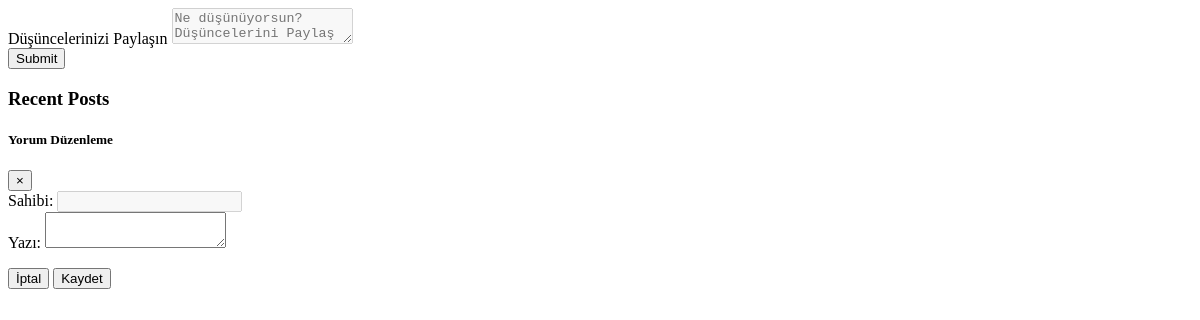
The app's page /comments/, older data.
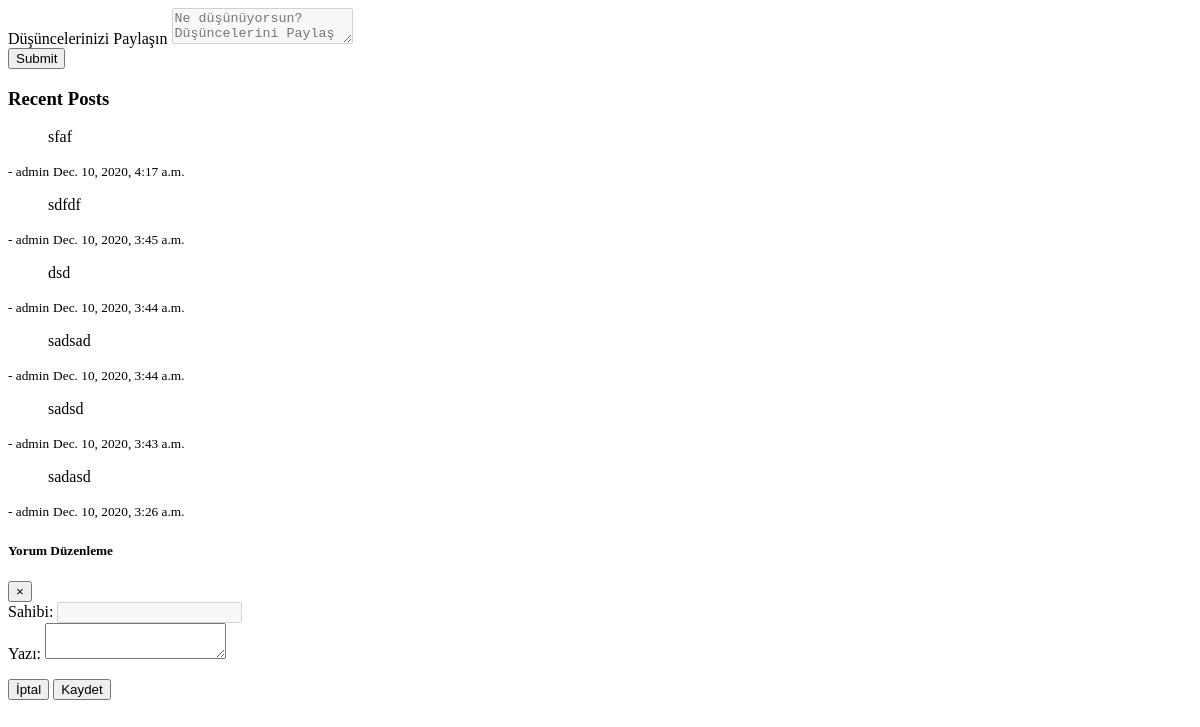
The same page, newer data.
### Apps/comments/models.py (models this page shows, shortened)
class Post(models.Model):
    text = models.CharField(max_length=200)
    created_time = models.DateTimeField('date published')
    is_edited = models.BooleanField(default=False)
    owner = models.ForeignKey(settings.AUTH_USER_MODEL, on_delete=models.CASCADE)
    likes = models.IntegerField(default=0)

### Apps/users/models.py (models this page shows)
class CustomUser(AbstractUser):
    age = models.PositiveIntegerField(null=True, blank=True)
    followingList = models.ManyToManyField('self', related_name='followerList',symmetrical=False,  blank=True)
    def GetFollowingList(self):
        return "\n".join([p.username for p in self.followingList.all()])
    def GetFollowerList(self):
        return "\n".join([p.username for p in self.followerList.all()])
    GetFollowingList.short_description = 'Following'
    GetFollowerList.short_description = 'Follower'

### Apps/comments/views.py (the view)
# urls.py: path('', views.index, name='index'),
def index(request):
    return render(request, 'comments/index.html', {'postList': Post.objects.order_by('-created_time')[:20]})

### Apps/comments/templates/comments/index.html (shortened to what this page needs)
{% block comments %}
<div class="container-fluid mb-5">
    <div class="row justify-content-center">
        <div class="col-10">
            <form class="mt-5" action="{% url 'comments:createpost' %}" method="POST">
                <div>
                    <label for="textField">Düşüncelerinizi Paylaşın</label>
                    <textarea class="form-control" name="textField" id="textField" {% if not user.is_authenticated %} disabled  {% endif %} placeholder="Ne düşünüyorsun? Düşüncelerini Paylaş" required></textarea>
                </div>
                <div class="float-right mt-2">
                    <button type="submit" class="btn btn-primary ">Submit</button>
                </div>
            </form>
            <h3 class="mx-auto my-5">Recent Posts</h3>
                {% for o in postList %}
                    <div class="card mt-3">
                        <div class="card-body">
                            <blockquote class="blockquote mb-0">
                              <p id=post_{{o.id}}>{{o.text}}</p>
                            </blockquote>
                        </div>
                        <div class="card-footer">
                            <small class="text-muted">- {{o.owner}}</small>
                            <small class="text-muted"> {{o.created_time}}</small>
                        </div>
                    </div>
                {% endfor %}
        </div>
    </div>
</div>
<div class="modal fade" id="editPost" tabindex="-1" role="dialog" aria-labelledby="exampleModalLabel" aria-hidden="true">
    <div class="modal-dialog" role="document">
      <div class="modal-content">
        <div class="modal-header">
          <h5 class="modal-title" id="exampleModalLabel">Yorum Düzenleme</h5>
          <button type="button" class="close" data-dismiss="modal" aria-label="Close">
            <span aria-hidden="true">&times;</span>
          </button>
        </div>
            <div class="modal-body">
                <form>
                    <div class="form-group">
                        <label for="recipient-name" class="col-form-label">Sahibi: </label>
                        <input type="text" class="form-control" id="post_owner" disabled>
                        </div>
                        <div class="form-group">
                        <label for="message-text" class="col-form-label">Yazı: </label>
                        <textarea class="form-control" id="post_text"></textarea>
                        </div>
                    </div>
            <div class="modal-footer">
                <button type="button" class="btn btn-secondary" data-dismiss="modal">İptal</button>
                <button id="saveChanges" type="submit" class="btn btn-primary">Kaydet</button>
            </div>
      </div>
    </div>
  </div>
{% endblock comments %}

Row changes from the older to the newer data that the page shows:
added Post: text "sfaf", owner "admin", created_time "Dec. 10, 2020, 4:17 a.m."
added Post: text "sdfdf", owner "admin", created_time "Dec. 10, 2020, 3:45 a.m."
added Post: text "dsd", owner "admin", created_time "Dec. 10, 2020, 3:44 a.m."
added Post: text "sadsad", owner "admin", created_time "Dec. 10, 2020, 3:44 a.m."
added Post: text "sadsd", owner "admin", created_time "Dec. 10, 2020, 3:43 a.m."
added Post: text "sadasd", owner "admin", created_time "Dec. 10, 2020, 3:26 a.m."
